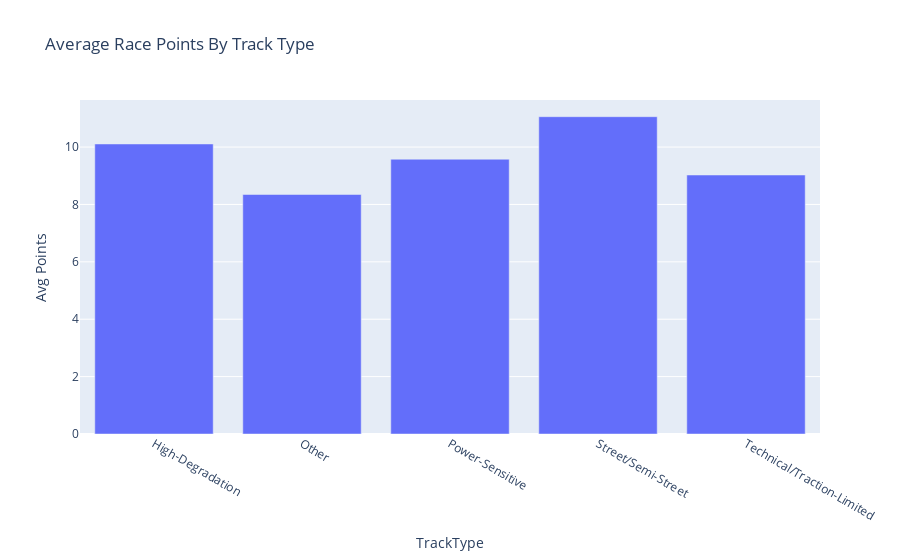
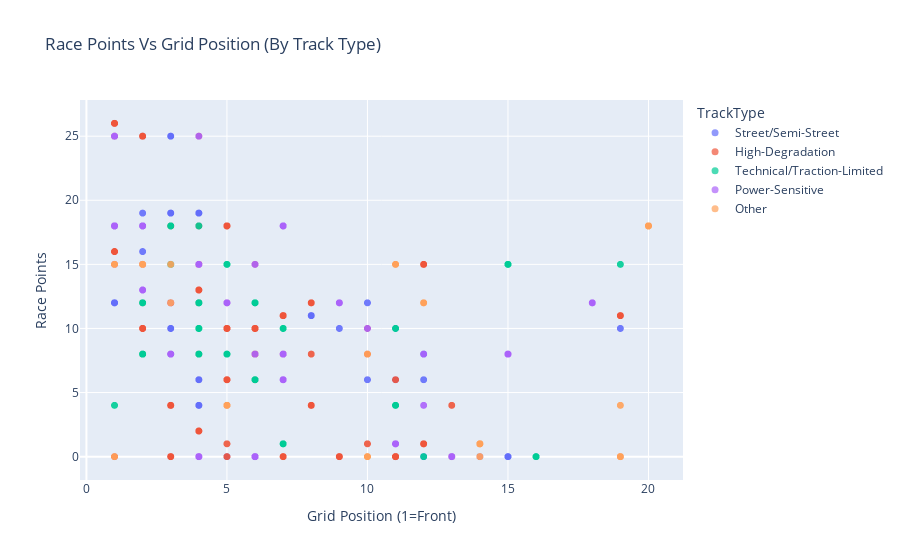
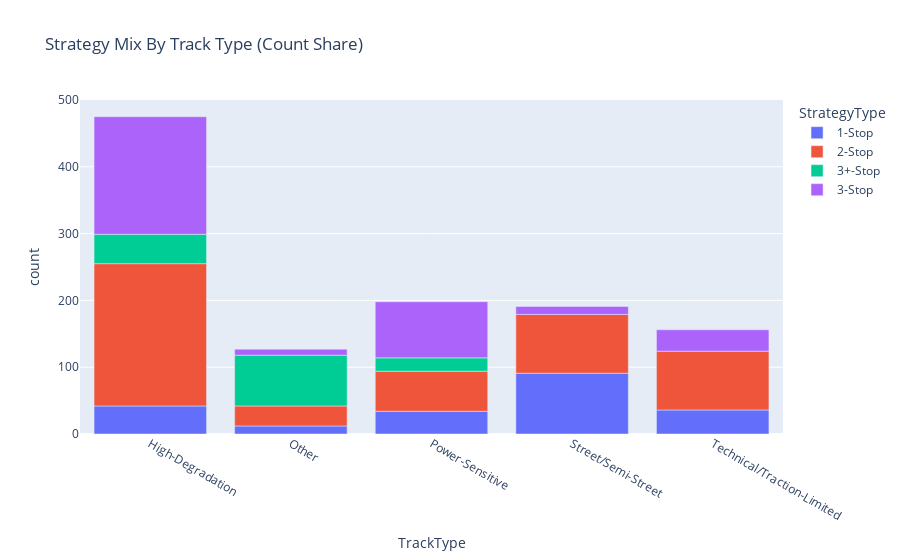
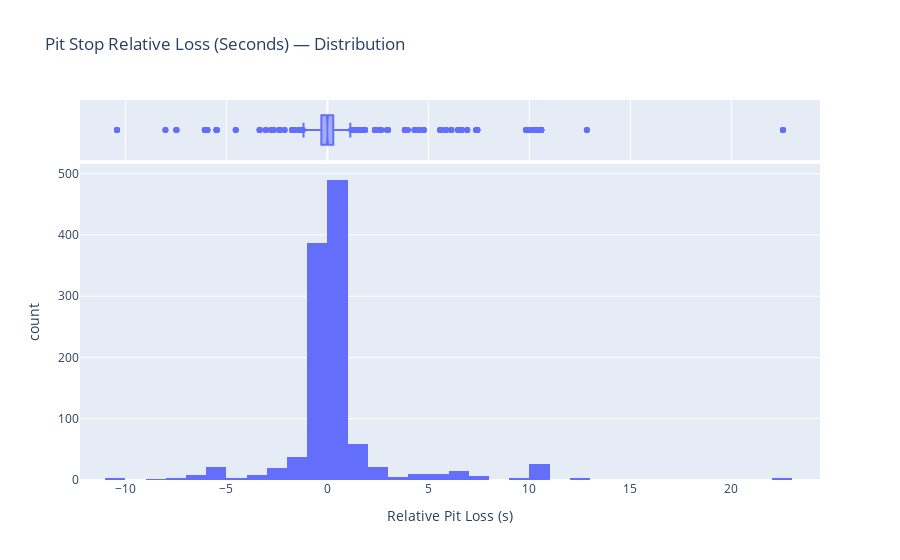

The notebook cell these images were saved under, in order:
### Code cell
# import libraries
import os
import numpy as np
import pandas as pd
from pathlib import Path
from IPython.display import display
import plotly.express as px
import plotly.graph_objects as go

# file I/O
IN_CSV = "Final_Project.csv"
VIS_DIR = Path("visuals")
VIS_DIR.mkdir(exist_ok=True)

# helper to standardize text fields           
def to_title(s: str) -> str:
    # title case with common acronym fixes
    if s is None: return ""
    t = str(s).title()
    return (t.replace("Gp", "GP")
             .replace("Usa", "USA")
             .replace("Uk", "UK")
             .replace("Fia", "FIA"))

# helper to save visuals
def save_visual(fig, filename_no_ext: str):

    png_path = VIS_DIR / f"{filename_no_ext}.png"
    html_path = VIS_DIR / f"{filename_no_ext}.html"
    try:
        fig.write_image(str(png_path), scale=2, width=1000, height=650)
        print(f"Saved: {png_path}")
    except Exception as e:
        fig.write_html(str(html_path), include_plotlyjs="cdn")
        print(f"Saved (HTML fallback): {html_path}  | Reason: {e.__class__.__name__}")

def load_data(file):
    # load the csv file
    df = pd.read_csv(file)
    print("Successfully Loaded '%s' (Rows=%d, Cols=%d)" % (file, len(df), df.shape[1]))
    return df

def strip_norm(s):
    # normalize strings: strip + collapse spaces
    if pd.isna(s): return s
    return " ".join(str(s).strip().split())

def title_keep_acronyms(s):
    # title-case but preserve common acronyms
    if pd.isna(s): return s
    t = str(s).title()
    return (t.replace("Gp", "GP").replace("Usa", "USA").replace("Uk", "UK"))

def impute_by_season_median(df, cols, season_col="Season"):
    # impute numeric columns using per-season median then global median
    out = df.copy()
    for c in [x for x in cols if x in out.columns]:
        if season_col in out.columns:
            out[c] = out.groupby(season_col)[c].transform(lambda s: s.fillna(s.median()))
        out[c] = out[c].fillna(out[c].median())
    return out

def impute_categorical_mode(df, cols):
    # impute categoricals with mode
    out = df.copy()
    for c in [x for x in cols if x in out.columns]:
        m = out[c].dropna().mode()
        if not m.empty: out[c] = out[c].fillna(m.iloc[0])
    return out

def clean_data(df):
    # drop duplicates
    df = df.copy().drop_duplicates()

    # standardize key text fields if present
    for c in ["TrackType","StrategyType","OpeningCompound","LastCompound","RaceName","CircuitName","Driver","DriverCode"]:
        if c in df.columns:
            df[c] = df[c].map(strip_norm).map(title_keep_acronyms)

    # convert numeric where expected
    num_cols = [
        "RacePoints","FinishPosition","GridPosition","NumStops","FirstPitLap","SecondPitLap",
        "AvgStintLength","Stint1Length","Stint2Length","Stint3Length",
        "AirTemp","TrackTemp","HumidityPct","WindSpeedKMH",
        "AvgPitStopTime","StopRelativePitLossSeconds","DriverAvgRelativePitLossSeconds",
        "LapTimeVariation"
    ]
    for c in [x for x in num_cols if x in df.columns]:
        df[c] = pd.to_numeric(df[c], errors="coerce")

    # plausibility filters
    if "FinishPosition" in df.columns:
        df.loc[(df["FinishPosition"] < 1) | (df["FinishPosition"] > 20), "FinishPosition"] = np.nan
    if "RacePoints" in df.columns:
        df.loc[(df["RacePoints"] < 0) | (df["RacePoints"] > 26), "RacePoints"] = np.nan
    if "FirstPitLap" in df.columns:
        df.loc[df["FirstPitLap"] < 1, "FirstPitLap"] = np.nan
    if "GridPosition" in df.columns:
        df.loc[df["GridPosition"] < 1, "GridPosition"] = np.nan
    for c in ["Stint1Length","Stint2Length"]:
        if c in df.columns:
            df = df[df[c] != 0]  # drop impossible zero-length stints
    # allow Stint3Length == 0

    # impute where helpful (season median / mode)
    df = impute_by_season_median(df, [c for c in num_cols if c in df.columns], season_col="Season" if "Season" in df.columns else None)
    df = impute_categorical_mode(df, [c for c in ["TrackType","StrategyType","OpeningCompound","LastCompound"] if c in df.columns])

    # strict dropna for analysis/visual consistency
    df = df.dropna(how="any").reset_index(drop=True)

    # cast clean ints
    for c in ["FinishPosition","GridPosition","NumStops","FirstPitLap","SecondPitLap","Stint1Length","Stint2Length","Stint3Length"]:
        if c in df.columns:
            df[c] = pd.to_numeric(df[c], errors="coerce").round(0).astype(int)

    return df

# summary and descriptive statistics
def summarize_data(df):
    print("\nSummary Statistics - Numerical")
    num = df.select_dtypes(include=[np.number])
    if not num.empty:
        summary = num.describe().T[['mean','50%','std','min','max']].rename(columns={'50%':'median'}).round(3)
        display(summary)

    print("\nSummary Statistics - Categorical")
    cat = df.select_dtypes(include=['object'])
    if not cat.empty:
        display(df.describe(include='object'))

    if all(c in df.columns for c in ["TrackType","RacePoints"]):
        print("Average Race Points By Track Type")
        display(df.groupby("TrackType")["RacePoints"].mean().round(2).sort_values(ascending=False).to_frame("AvgRacePoints"))

    if all(c in df.columns for c in ["StrategyType","RacePoints"]):
        print("Average Race Points By Strategy Type")
        display(df.groupby("StrategyType")["RacePoints"].mean().round(2).sort_values(ascending=False).to_frame("AvgRacePoints"))

    if all(c in df.columns for c in ["OpeningCompound","RacePoints"]):
        print("Average Race Points By Opening Compound")
        display(df.groupby("OpeningCompound")["RacePoints"].mean().round(2).sort_values(ascending=False).to_frame("AvgRacePoints"))

# plot visuals
def plot_points_by_tracktype(df):
    if not all(c in df.columns for c in ["TrackType","RacePoints"]): return
    tmp = df.groupby("TrackType")["RacePoints"].mean().reset_index()
    fig = px.bar(tmp, x="TrackType", y="RacePoints",
                 title="Average Race Points By Track Type",
                 labels={"RacePoints":"Avg Points"})
    fig.update_xaxes(tickangle=30)
    fig.show()
    save_visual(fig, "points_by_track_type")

def plot_points_vs_grid(df):
    if not all(c in df.columns for c in ["GridPosition","RacePoints","TrackType"]): return
    fig = px.scatter(df, x="GridPosition", y="RacePoints", color="TrackType",
                     title="Race Points Vs Grid Position (By Track Type)",
                     labels={"GridPosition":"Grid Position (1=Front)", "RacePoints":"Race Points"},
                     hover_data=[c for c in ["StrategyType","OpeningCompound","LastCompound"] if c in df.columns])
    fig.update_traces(marker=dict(size=7, opacity=0.7))
    fig.show()
    save_visual(fig, "points_vs_grid")

def plot_strategy_mix_by_track(df):
    if not all(c in df.columns for c in ["TrackType","StrategyType"]): return
    mix = (df.groupby(["TrackType","StrategyType"]).size().reset_index(name="count"))
    fig = px.bar(mix, x="TrackType", y="count", color="StrategyType",
                 barmode="relative", title="Strategy Mix By Track Type (Count Share)")
    fig.update_xaxes(tickangle=30)
    fig.show()
    save_visual(fig, "strategy_mix_by_track")

def plot_pit_loss_distribution(df):
    if "StopRelativePitLossSeconds" not in df.columns: return
    fig = px.histogram(df, x="StopRelativePitLossSeconds", nbins=40,
                       title="Pit Stop Relative Loss (Seconds) — Distribution",
                       labels={"StopRelativePitLossSeconds":"Relative Pit Loss (s)"},
                       marginal="box")
    fig.show()
    save_visual(fig, "pit_loss_distribution")

def plot_numeric_correlation(df):
    cols = [c for c in [
        "RacePoints","FinishPosition","GridPosition","NumStops","FirstPitLap","SecondPitLap",
        "AvgStintLength","Stint1Length","Stint2Length","Stint3Length",
        "AirTemp","TrackTemp","HumidityPct","WindSpeedKMH",
        "AvgPitStopTime","StopRelativePitLossSeconds","DriverAvgRelativePitLossSeconds","LapTimeVariation"
    ] if c in df.columns]
    if len(cols) < 2: return
    corr = df[cols].corr().round(2)
    fig = go.Figure(data=go.Heatmap(
        z=corr.values, x=corr.columns, y=corr.columns,
        colorscale="RdBu", reversescale=True, zmid=0,
        text=corr.values, hoverinfo="text"))
    fig.update_layout(title="Correlation Matrix — Key Strategy Features", width=900, height=720)
    fig.show()
    save_visual(fig, "correlation_matrix")

def plot_stint_profiles(df):
    # distribution of stint lengths by track type and stint number
    have = [c for c in ["Stint1Length","Stint2Length","Stint3Length","TrackType"] if c in df.columns]
    if len(have) < 2: return
    cols = [c for c in ["Stint1Length","Stint2Length","Stint3Length"] if c in df.columns]
    tmp = df[["TrackType", *cols]].melt(id_vars="TrackType", var_name="Stint", value_name="Length").dropna(subset=["Length"])
    fig = px.box(tmp, x="TrackType", y="Length", color="Stint",
                 title="Stint Length Distribution By Track Type",
                 labels={"Length":"Laps"})
    fig.update_xaxes(tickangle=30)
    fig.show()
    save_visual(fig, "stint_length_by_track_type")

def plot_environment_context(df):
    # environment vs strategy context
    if all(c in df.columns for c in ["TrackTemp","StrategyType"]):
        tmp = df.groupby("StrategyType")["TrackTemp"].median().reset_index()
        fig = px.bar(tmp, x="StrategyType", y="TrackTemp",
                     title="Track Temperature By Strategy Type (Median)")
        fig.show()
        save_visual(fig, "track_temp_by_strategy")
    if all(c in df.columns for c in ["AirTemp","OpeningCompound"]):
        tmp = df.groupby("OpeningCompound")["AirTemp"].median().reset_index()
        fig = px.bar(tmp, x="OpeningCompound", y="AirTemp",
                     title="Air Temperature By Opening Compound (Median)")
        fig.show()
        save_visual(fig, "air_temp_by_opening_compound")

# run pipeline

# load
df = load_data(IN_CSV)

# clean + transform; drop rows with missing values
df_clean = clean_data(df)

# summaries
summarize_data(df_clean)

# visuals that support the business problem context
plot_points_by_tracktype(df_clean)
plot_points_vs_grid(df_clean)
plot_strategy_mix_by_track(df_clean)
plot_pit_loss_distribution(df_clean)
plot_numeric_correlation(df_clean)
plot_stint_profiles(df_clean)
plot_environment_context(df_clean)

print("\nVisuals saved to:", VIS_DIR.resolve())

### Figure 1 — Plotly figure (JSON) as saved in the notebook; plotly's stock layout.template omitted (floating-point values rounded to 4 significant figures)
{"data": [{"hovertemplate": "TrackType=%{x}<br>Avg Points=%{y}<extra></extra>", "legendgroup": "", "marker": {"color": "#636efa", "pattern": {"shape": ""}}, "name": "", "orientation": "v", "showlegend": false, "textposition": "auto", "type": "bar", "x": ["High-Degradation", "Other", "Power-Sensitive", "Street/Semi-Street", "Technical/Traction-Limited"], "xaxis": "x", "y": [10.11, 8.346, 9.576, 11.06, 9.026], "yaxis": "y"}], "layout": {"barmode": "relative", "legend": {"tracegroupgap": 0}, "title": {"text": "Average Race Points By Track Type"}, "xaxis": {"anchor": "y", "domain": [0, 1], "tickangle": 30, "title": {"text": "TrackType"}}, "yaxis": {"anchor": "x", "domain": [0, 1], "title": {"text": "Avg Points"}}}}

### Figure 2 — Plotly figure (JSON) as saved in the notebook; plotly's stock layout.template omitted (floating-point values rounded to 4 significant figures; data arrays with more than 128 entries replaced by an {"elided": "..."} marker saying what was removed)
{"data": [{"customdata": {"elided": "191x3 str values"}, "hovertemplate": "TrackType=Street/Semi-Street<br>Grid Position (1=Front)=%{x}<br>Race Points=%{y}<br>StrategyType=%{customdata[0]}<br>OpeningCompound=%{customdata[1]}<br>LastCompound=%{customdata[2]}<extra></extra>", "legendgroup": "Street/Semi-Street", "marker": {"color": "#636efa", "opacity": 0.7, "size": 7, "symbol": "circle"}, "mode": "markers", "name": "Street/Semi-Street", "showlegend": true, "type": "scattergl", "x": {"elided": "191 int values"}, "xaxis": "x", "y": {"elided": "191 float values"}, "yaxis": "y"}, {"customdata": {"elided": "475x3 str values"}, "hovertemplate": "TrackType=High-Degradation<br>Grid Position (1=Front)=%{x}<br>Race Points=%{y}<br>StrategyType=%{customdata[0]}<br>OpeningCompound=%{customdata[1]}<br>LastCompound=%{customdata[2]}<extra></extra>", "legendgroup": "High-Degradation", "marker": {"color": "#EF553B", "opacity": 0.7, "size": 7, "symbol": "circle"}, "mode": "markers", "name": "High-Degradation", "showlegend": true, "type": "scattergl", "x": {"elided": "475 int values"}, "xaxis": "x", "y": {"elided": "475 float values"}, "yaxis": "y"}, {"customdata": {"elided": "156x3 str values"}, "hovertemplate": "TrackType=Technical/Traction-Limited<br>Grid Position (1=Front)=%{x}<br>Race Points=%{y}<br>StrategyType=%{customdata[0]}<br>OpeningCompound=%{customdata[1]}<br>LastCompound=%{customdata[2]}<extra></extra>", "legendgroup": "Technical/Traction-Limited", "marker": {"color": "#00cc96", "opacity": 0.7, "size": 7, "symbol": "circle"}, "mode": "markers", "name": "Technical/Traction-Limited", "showlegend": true, "type": "scattergl", "x": {"elided": "156 int values"}, "xaxis": "x", "y": {"elided": "156 float values"}, "yaxis": "y"}, {"customdata": {"elided": "198x3 str values"}, "hovertemplate": "TrackType=Power-Sensitive<br>Grid Position (1=Front)=%{x}<br>Race Points=%{y}<br>StrategyType=%{customdata[0]}<br>OpeningCompound=%{customdata[1]}<br>LastCompound=%{customdata[2]}<extra></extra>", "legendgroup": "Power-Sensitive", "marker": {"color": "#ab63fa", "opacity": 0.7, "size": 7, "symbol": "circle"}, "mode": "markers", "name": "Power-Sensitive", "showlegend": true, "type": "scattergl", "x": {"elided": "198 int values"}, "xaxis": "x", "y": {"elided": "198 float values"}, "yaxis": "y"}, {"customdata": {"elided": "127x3 str values"}, "hovertemplate": "TrackType=Other<br>Grid Position (1=Front)=%{x}<br>Race Points=%{y}<br>StrategyType=%{customdata[0]}<br>OpeningCompound=%{customdata[1]}<br>LastCompound=%{customdata[2]}<extra></extra>", "legendgroup": "Other", "marker": {"color": "#FFA15A", "opacity": 0.7, "size": 7, "symbol": "circle"}, "mode": "markers", "name": "Other", "showlegend": true, "type": "scattergl", "x": [1, 1, 3, 3, 10, 10, 10, 10, 10, 10, 10, 10, 10, 20, 20, 20, 20, 20, 20, 20, 20, 20, 20, 20, 20, 20, 20, 20, 20, 20, 20, 20, 20, 20, 20, 20, 20, 20, 20, 20, 20, 20, 20, 1, 1, 1, 1, 1, 1, 5, 5, 5, 5, 5, 5, 5, 5, 5, 5, 5, 5, 5, 5, 5, 5, 5, 5, 14, 14, 14, 14, 14, 14, 14, 14, 14, 14, 14, 14, 14, 14, 14, 14, 14, 14, 14, 14, 14, 14, 14, 14, 14, 14, 14, 14, 10, 10, 14, 14, 12, 12, 12, 12, 12, 12, 11, 11, 11, 11, 11, 11, 2, 2, 2, 2, 2, 2, 19, 19, 19, 19, 19, 19, 19, 19, 3, 3], "xaxis": "x", "y": [0.0, 0.0, 15.0, 15.0, 0.0, 0.0, 0.0, 0.0, 0.0, 0.0, 0.0, 0.0, 0.0, 18.0, 18.0, 18.0, 18.0, 18.0, 18.0, 18.0, 18.0, 18.0, 18.0, 18.0, 18.0, 18.0, 18.0, 18.0, 18.0, 18.0, 18.0, 18.0, 18.0, 18.0, 18.0, 18.0, 18.0, 18.0, 18.0, 18.0, 18.0, 18.0, 18.0, 15.0, 15.0, 15.0, 15.0, 15.0, 15.0, 4.0, 4.0, 4.0, 4.0, 4.0, 4.0, 4.0, 4.0, 4.0, 4.0, 4.0, 4.0, 4.0, 4.0, 4.0, 4.0, 4.0, 4.0, 1.0, 1.0, 1.0, 1.0, 1.0, 1.0, 1.0, 1.0, 1.0, 1.0, 1.0, 1.0, 1.0, 1.0, 1.0, 1.0, 1.0, 1.0, 1.0, 1.0, 1.0, 1.0, 1.0, 1.0, 1.0, 1.0, 1.0, 1.0, 8.0, 8.0, 0.0, 0.0, 12.0, 12.0, 12.0, 12.0, 12.0, 12.0, 15.0, 15.0, 15.0, 15.0, 15.0, 15.0, 15.0, 15.0, 15.0, 15.0, 15.0, 15.0, 0.0, 0.0, 0.0, 0.0, 0.0, 0.0, 4.0, 4.0, 12.0, 12.0], "yaxis": "y"}], "layout": {"legend": {"title": {"text": "TrackType"}, "tracegroupgap": 0}, "title": {"text": "Race Points Vs Grid Position (By Track Type)"}, "xaxis": {"anchor": "y", "domain": [0, 1], "title": {"text": "Grid Position (1=Front)"}}, "yaxis": {"anchor": "x", "domain": [0, 1], "title": {"text": "Race Points"}}}}

### Figure 3 — Plotly figure (JSON) as saved in the notebook; plotly's stock layout.template omitted (floating-point values rounded to 4 significant figures)
{"data": [{"hovertemplate": "StrategyType=1-Stop<br>TrackType=%{x}<br>count=%{y}<extra></extra>", "legendgroup": "1-Stop", "marker": {"color": "#636efa", "pattern": {"shape": ""}}, "name": "1-Stop", "orientation": "v", "showlegend": true, "textposition": "auto", "type": "bar", "x": ["High-Degradation", "Other", "Power-Sensitive", "Street/Semi-Street", "Technical/Traction-Limited"], "xaxis": "x", "y": [42, 12, 34, 91, 36], "yaxis": "y"}, {"hovertemplate": "StrategyType=2-Stop<br>TrackType=%{x}<br>count=%{y}<extra></extra>", "legendgroup": "2-Stop", "marker": {"color": "#EF553B", "pattern": {"shape": ""}}, "name": "2-Stop", "orientation": "v", "showlegend": true, "textposition": "auto", "type": "bar", "x": ["High-Degradation", "Other", "Power-Sensitive", "Street/Semi-Street", "Technical/Traction-Limited"], "xaxis": "x", "y": [213, 30, 60, 88, 88], "yaxis": "y"}, {"hovertemplate": "StrategyType=3+-Stop<br>TrackType=%{x}<br>count=%{y}<extra></extra>", "legendgroup": "3+-Stop", "marker": {"color": "#00cc96", "pattern": {"shape": ""}}, "name": "3+-Stop", "orientation": "v", "showlegend": true, "textposition": "auto", "type": "bar", "x": ["High-Degradation", "Other", "Power-Sensitive"], "xaxis": "x", "y": [44, 76, 20], "yaxis": "y"}, {"hovertemplate": "StrategyType=3-Stop<br>TrackType=%{x}<br>count=%{y}<extra></extra>", "legendgroup": "3-Stop", "marker": {"color": "#ab63fa", "pattern": {"shape": ""}}, "name": "3-Stop", "orientation": "v", "showlegend": true, "textposition": "auto", "type": "bar", "x": ["High-Degradation", "Other", "Power-Sensitive", "Street/Semi-Street", "Technical/Traction-Limited"], "xaxis": "x", "y": [176, 9, 84, 12, 32], "yaxis": "y"}], "layout": {"barmode": "relative", "legend": {"title": {"text": "StrategyType"}, "tracegroupgap": 0}, "title": {"text": "Strategy Mix By Track Type (Count Share)"}, "xaxis": {"anchor": "y", "domain": [0, 1], "tickangle": 30, "title": {"text": "TrackType"}}, "yaxis": {"anchor": "x", "domain": [0, 1], "title": {"text": "count"}}}}

### Figure 4 — Plotly figure (JSON) as saved in the notebook; plotly's stock layout.template omitted (floating-point values rounded to 4 significant figures; data arrays with more than 128 entries replaced by an {"elided": "..."} marker saying what was removed)
{"data": [{"bingroup": "x", "hovertemplate": "Relative Pit Loss (s)=%{x}<br>count=%{y}<extra></extra>", "legendgroup": "", "marker": {"color": "#636efa", "pattern": {"shape": ""}}, "name": "", "nbinsx": 40, "orientation": "v", "showlegend": false, "type": "histogram", "x": {"elided": "1147 float values"}, "xaxis": "x", "yaxis": "y"}, {"hovertemplate": "Relative Pit Loss (s)=%{x}<extra></extra>", "legendgroup": "", "marker": {"color": "#636efa"}, "name": "", "notched": true, "showlegend": false, "type": "box", "x": {"elided": "1147 float values"}, "xaxis": "x2", "yaxis": "y2"}], "layout": {"barmode": "relative", "legend": {"tracegroupgap": 0}, "title": {"text": "Pit Stop Relative Loss (Seconds) — Distribution"}, "xaxis": {"anchor": "y", "domain": [0, 1], "title": {"text": "Relative Pit Loss (s)"}}, "xaxis2": {"anchor": "y2", "domain": [0, 1], "matches": "x", "showgrid": true, "showticklabels": false}, "yaxis": {"anchor": "x", "domain": [0, 0.8316], "title": {"text": "count"}}, "yaxis2": {"anchor": "x2", "domain": [0.8416, 1], "matches": "y2", "showgrid": false, "showline": false, "showticklabels": false, "ticks": ""}}}
